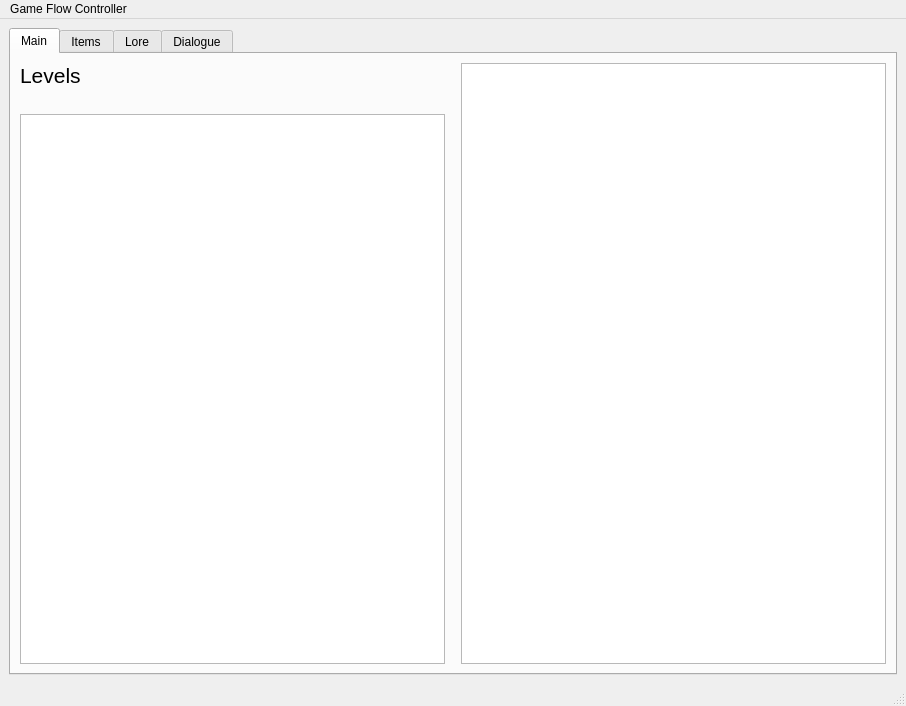
<?xml version="1.0" encoding="UTF-8"?>
<ui version="4.0">
 <class>GFC</class>
 <widget class="QMainWindow" name="GFC">
  <property name="geometry">
   <rect>
    <x>0</x>
    <y>0</y>
    <width>906</width>
    <height>706</height>
   </rect>
  </property>
  <property name="windowTitle">
   <string>MainWindow</string>
  </property>
  <widget class="QWidget" name="centralwidget">
   <layout class="QHBoxLayout" name="horizontalLayout">
    <item>
     <widget class="QTabWidget" name="MainTabWidget">
      <property name="currentIndex">
       <number>0</number>
      </property>
      <widget class="QWidget" name="MainTab">
       <attribute name="title">
        <string>Main</string>
       </attribute>
       <layout class="QHBoxLayout" name="horizontalLayout_2">
        <item>
         <layout class="QVBoxLayout" name="verticalLayout">
          <property name="sizeConstraint">
           <enum>QLayout::SetDefaultConstraint</enum>
          </property>
          <item>
           <widget class="QLabel" name="label">
            <property name="font">
             <font>
              <pointsize>16</pointsize>
             </font>
            </property>
            <property name="text">
             <string>Levels</string>
            </property>
           </widget>
          </item>
          <item>
           <spacer name="verticalSpacer">
            <property name="orientation">
             <enum>Qt::Vertical</enum>
            </property>
            <property name="sizeType">
             <enum>QSizePolicy::Fixed</enum>
            </property>
            <property name="sizeHint" stdset="0">
             <size>
              <width>20</width>
              <height>20</height>
             </size>
            </property>
           </spacer>
          </item>
          <item>
           <widget class="QListView" name="listView"/>
          </item>
         </layout>
        </item>
        <item>
         <spacer name="horizontalSpacer">
          <property name="orientation">
           <enum>Qt::Horizontal</enum>
          </property>
          <property name="sizeType">
           <enum>QSizePolicy::Fixed</enum>
          </property>
          <property name="sizeHint" stdset="0">
           <size>
            <width>10</width>
            <height>20</height>
           </size>
          </property>
         </spacer>
        </item>
        <item>
         <widget class="QTreeView" name="LevelDetails"/>
        </item>
       </layout>
      </widget>
      <widget class="QWidget" name="ItemsTab">
       <attribute name="title">
        <string>Items</string>
       </attribute>
      </widget>
      <widget class="QWidget" name="LoreTab">
       <attribute name="title">
        <string>Lore</string>
       </attribute>
      </widget>
      <widget class="QWidget" name="DialogueTab">
       <attribute name="title">
        <string>Dialogue</string>
       </attribute>
      </widget>
     </widget>
    </item>
   </layout>
  </widget>
  <widget class="QMenuBar" name="menubar">
   <property name="geometry">
    <rect>
     <x>0</x>
     <y>0</y>
     <width>906</width>
     <height>21</height>
    </rect>
   </property>
   <widget class="QMenu" name="menuGame_Flow_Controller">
    <property name="title">
     <string>Game Flow Controller</string>
    </property>
   </widget>
   <addaction name="menuGame_Flow_Controller"/>
  </widget>
  <widget class="QStatusBar" name="statusbar"/>
 </widget>
 <resources/>
 <connections/>
</ui>
